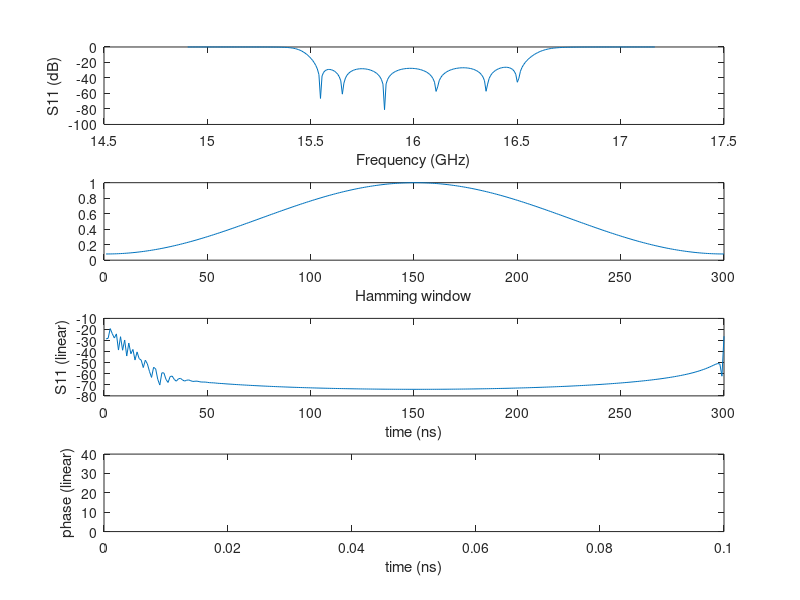

Write the MATLAB code that produced this figure.
clear all;

z0 = 50;

A = importdata("sparameters_bandpass.dat");

freq = A(:,1);
realPart = A(:,2);
imagPart = A(:,3);

s11_input = realPart + imagPart*i;

N = length(s11_input);

window = hamming(N);

s11_time = ifft((s11_input.*window), N);

t = [0:1:length(s11_time)-1] / (N);

figure(2);
subplot(4, 1, 1)
plot(freq, 20*log10(abs(s11_input)));
xlabel('Frequency (GHz)')
ylabel('S11 (dB)')

subplot(4, 1, 2)
plot(abs(window));
xlabel('Hamming window')

subplot(4, 1, 3)
plot(20*log10(abs(s11_time)));
xlabel('time (ns)')
ylabel('S11 (linear)')
%axis([0 0.5 -40 40])

f0 = (freq(1)+freq(end))/2;
%unwrapped_phase = unwrap(angle(s11_time))-2.0*pi*f0*t';
unwrapped_phase = unwrap(angle(s11_time));

subplot(4, 1, 4)
plot(unwrapped_phase);
xlabel('time (ns)')
ylabel('phase (linear)')
axis([0 0.1 0 40])
